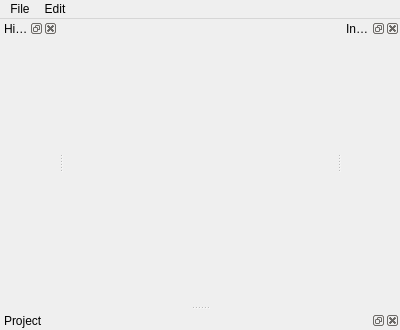
<?xml version="1.0" encoding="UTF-8"?>
<ui version="4.0">
 <class>MainWindow</class>
 <widget class="QMainWindow" name="MainWindow">
  <property name="geometry">
   <rect>
    <x>0</x>
    <y>0</y>
    <width>400</width>
    <height>330</height>
   </rect>
  </property>
  <property name="windowTitle">
   <string>MainWindow</string>
  </property>
  <widget class="QWidget" name="centralWidget"/>
  <widget class="QDockWidget" name="dockInspector">
   <property name="windowTitle">
    <string>Inspector</string>
   </property>
   <attribute name="dockWidgetArea">
    <number>2</number>
   </attribute>
   <widget class="QWidget" name="dockWidgetContents_2"/>
  </widget>
  <widget class="QDockWidget" name="dockProject">
   <property name="windowTitle">
    <string>Project</string>
   </property>
   <attribute name="dockWidgetArea">
    <number>8</number>
   </attribute>
   <widget class="QWidget" name="dockWidgetContents_3"/>
  </widget>
  <widget class="QDockWidget" name="dockHierarchy">
   <property name="windowTitle">
    <string>Hierarchy</string>
   </property>
   <attribute name="dockWidgetArea">
    <number>1</number>
   </attribute>
   <widget class="QWidget" name="dockWidgetContents_5"/>
  </widget>
  <widget class="QMenuBar" name="menuBar">
   <property name="geometry">
    <rect>
     <x>0</x>
     <y>0</y>
     <width>400</width>
     <height>20</height>
    </rect>
   </property>
   <widget class="QMenu" name="menuFile">
    <property name="title">
     <string>File</string>
    </property>
    <addaction name="actionNew"/>
    <addaction name="actionOpen"/>
    <addaction name="actionSave"/>
    <addaction name="actionQuit"/>
   </widget>
   <widget class="QMenu" name="menuView">
    <property name="title">
     <string>Edit</string>
    </property>
    <addaction name="actionUndo"/>
    <addaction name="actionRedo"/>
   </widget>
   <addaction name="menuFile"/>
   <addaction name="menuView"/>
  </widget>
  <action name="actionHelp">
   <property name="text">
    <string>Help</string>
   </property>
  </action>
  <action name="actionSave">
   <property name="icon">
    <iconset resource="icons.qrc">
     <normaloff>:/icons/save</normaloff>:/icons/save</iconset>
   </property>
   <property name="text">
    <string>Save</string>
   </property>
  </action>
  <action name="actionFile">
   <property name="text">
    <string>File</string>
   </property>
  </action>
  <action name="actionexist">
   <property name="text">
    <string>exist</string>
   </property>
  </action>
  <action name="actionOpen">
   <property name="icon">
    <iconset resource="icons.qrc">
     <normaloff>:/icons/open</normaloff>:/icons/open</iconset>
   </property>
   <property name="text">
    <string>Open</string>
   </property>
  </action>
  <action name="actionNew">
   <property name="icon">
    <iconset resource="icons.qrc">
     <normaloff>:/icons/icons/Empty document new.png</normaloff>:/icons/icons/Empty document new.png</iconset>
   </property>
   <property name="text">
    <string>New</string>
   </property>
  </action>
  <action name="actionQuit">
   <property name="icon">
    <iconset resource="icons.qrc">
     <normaloff>:/icons/icons/Power.png</normaloff>:/icons/icons/Power.png</iconset>
   </property>
   <property name="text">
    <string>Quit</string>
   </property>
  </action>
  <action name="actionUndo">
   <property name="icon">
    <iconset resource="icons.qrc">
     <normaloff>:/icons/icons/PLayer back.png</normaloff>:/icons/icons/PLayer back.png</iconset>
   </property>
   <property name="text">
    <string>Undo</string>
   </property>
   <property name="shortcut">
    <string>Ctrl+Z</string>
   </property>
  </action>
  <action name="actionRedo">
   <property name="icon">
    <iconset resource="icons.qrc">
     <normaloff>:/icons/icons/Player Fordward.png</normaloff>:/icons/icons/Player Fordward.png</iconset>
   </property>
   <property name="text">
    <string>Redo</string>
   </property>
   <property name="shortcut">
    <string>Ctrl+Y</string>
   </property>
  </action>
 </widget>
 <layoutdefault spacing="6" margin="11"/>
 <resources>
  <include location="icons.qrc"/>
 </resources>
 <connections/>
</ui>
